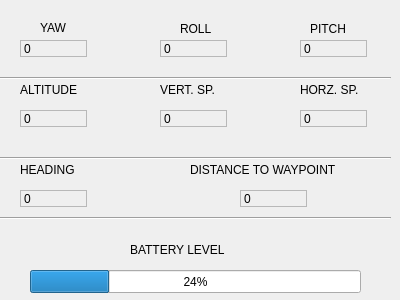
<?xml version="1.0" encoding="UTF-8"?>
<ui version="4.0">
 <class>widget</class>
 <widget class="QWidget" name="widget">
  <property name="geometry">
   <rect>
    <x>0</x>
    <y>0</y>
    <width>400</width>
    <height>300</height>
   </rect>
  </property>
  <property name="minimumSize">
   <size>
    <width>400</width>
    <height>300</height>
   </size>
  </property>
  <property name="windowTitle">
   <string>Form</string>
  </property>
  <widget class="QLabel" name="yawLabel">
   <property name="geometry">
    <rect>
     <x>40</x>
     <y>20</y>
     <width>41</width>
     <height>16</height>
    </rect>
   </property>
   <property name="text">
    <string>YAW</string>
   </property>
  </widget>
  <widget class="QLabel" name="rollLabel">
   <property name="geometry">
    <rect>
     <x>180</x>
     <y>20</y>
     <width>41</width>
     <height>17</height>
    </rect>
   </property>
   <property name="text">
    <string>ROLL</string>
   </property>
  </widget>
  <widget class="QLabel" name="pitchLabel">
   <property name="geometry">
    <rect>
     <x>310</x>
     <y>20</y>
     <width>51</width>
     <height>17</height>
    </rect>
   </property>
   <property name="text">
    <string>PITCH</string>
   </property>
  </widget>
  <widget class="QLabel" name="altitudeLabel">
   <property name="geometry">
    <rect>
     <x>20</x>
     <y>80</y>
     <width>71</width>
     <height>20</height>
    </rect>
   </property>
   <property name="text">
    <string>ALTITUDE</string>
   </property>
  </widget>
  <widget class="QLabel" name="horizontalSpaceLabel">
   <property name="geometry">
    <rect>
     <x>300</x>
     <y>80</y>
     <width>81</width>
     <height>20</height>
    </rect>
   </property>
   <property name="text">
    <string>HORZ. SP.</string>
   </property>
  </widget>
  <widget class="QLabel" name="verticalSpaceLabel">
   <property name="geometry">
    <rect>
     <x>160</x>
     <y>80</y>
     <width>81</width>
     <height>20</height>
    </rect>
   </property>
   <property name="text">
    <string>VERT. SP.</string>
   </property>
  </widget>
  <widget class="QLabel" name="headingLabel">
   <property name="geometry">
    <rect>
     <x>20</x>
     <y>160</y>
     <width>81</width>
     <height>20</height>
    </rect>
   </property>
   <property name="text">
    <string>HEADING</string>
   </property>
  </widget>
  <widget class="QLabel" name="distanceToWayPointLabel">
   <property name="geometry">
    <rect>
     <x>190</x>
     <y>160</y>
     <width>191</width>
     <height>20</height>
    </rect>
   </property>
   <property name="text">
    <string>DISTANCE TO WAYPOINT</string>
   </property>
  </widget>
  <widget class="QLabel" name="batteryLabel">
   <property name="geometry">
    <rect>
     <x>130</x>
     <y>240</y>
     <width>121</width>
     <height>20</height>
    </rect>
   </property>
   <property name="text">
    <string>BATTERY LEVEL</string>
   </property>
  </widget>
  <widget class="QProgressBar" name="batteryProgressBar">
   <property name="geometry">
    <rect>
     <x>30</x>
     <y>270</y>
     <width>331</width>
     <height>23</height>
    </rect>
   </property>
   <property name="value">
    <number>24</number>
   </property>
  </widget>
  <widget class="Line" name="line">
   <property name="geometry">
    <rect>
     <x>0</x>
     <y>70</y>
     <width>391</width>
     <height>16</height>
    </rect>
   </property>
   <property name="orientation">
    <enum>Qt::Horizontal</enum>
   </property>
  </widget>
  <widget class="Line" name="line_2">
   <property name="geometry">
    <rect>
     <x>0</x>
     <y>150</y>
     <width>391</width>
     <height>16</height>
    </rect>
   </property>
   <property name="orientation">
    <enum>Qt::Horizontal</enum>
   </property>
  </widget>
  <widget class="QLabel" name="yawDisplay">
   <property name="geometry">
    <rect>
     <x>20</x>
     <y>40</y>
     <width>67</width>
     <height>17</height>
    </rect>
   </property>
   <property name="frameShape">
    <enum>QFrame::StyledPanel</enum>
   </property>
   <property name="text">
    <string>0</string>
   </property>
  </widget>
  <widget class="QLabel" name="rollDisplay">
   <property name="geometry">
    <rect>
     <x>160</x>
     <y>40</y>
     <width>67</width>
     <height>17</height>
    </rect>
   </property>
   <property name="frameShape">
    <enum>QFrame::StyledPanel</enum>
   </property>
   <property name="text">
    <string>0</string>
   </property>
  </widget>
  <widget class="QLabel" name="pitchDisplay">
   <property name="geometry">
    <rect>
     <x>300</x>
     <y>40</y>
     <width>67</width>
     <height>17</height>
    </rect>
   </property>
   <property name="frameShape">
    <enum>QFrame::StyledPanel</enum>
   </property>
   <property name="text">
    <string>0</string>
   </property>
  </widget>
  <widget class="QLabel" name="altitudeDisplay">
   <property name="geometry">
    <rect>
     <x>20</x>
     <y>110</y>
     <width>67</width>
     <height>17</height>
    </rect>
   </property>
   <property name="frameShape">
    <enum>QFrame::StyledPanel</enum>
   </property>
   <property name="text">
    <string>0</string>
   </property>
  </widget>
  <widget class="QLabel" name="verticalSpaceDisplay">
   <property name="geometry">
    <rect>
     <x>160</x>
     <y>110</y>
     <width>67</width>
     <height>17</height>
    </rect>
   </property>
   <property name="frameShape">
    <enum>QFrame::StyledPanel</enum>
   </property>
   <property name="text">
    <string>0</string>
   </property>
  </widget>
  <widget class="QLabel" name="horizontalSpaceDisplay">
   <property name="geometry">
    <rect>
     <x>300</x>
     <y>110</y>
     <width>67</width>
     <height>17</height>
    </rect>
   </property>
   <property name="frameShape">
    <enum>QFrame::StyledPanel</enum>
   </property>
   <property name="text">
    <string>0</string>
   </property>
  </widget>
  <widget class="QLabel" name="headingLabel_2">
   <property name="geometry">
    <rect>
     <x>20</x>
     <y>190</y>
     <width>67</width>
     <height>17</height>
    </rect>
   </property>
   <property name="frameShape">
    <enum>QFrame::StyledPanel</enum>
   </property>
   <property name="text">
    <string>0</string>
   </property>
  </widget>
  <widget class="QLabel" name="waypointDisplay">
   <property name="geometry">
    <rect>
     <x>240</x>
     <y>190</y>
     <width>67</width>
     <height>17</height>
    </rect>
   </property>
   <property name="frameShape">
    <enum>QFrame::StyledPanel</enum>
   </property>
   <property name="text">
    <string>0</string>
   </property>
  </widget>
  <widget class="Line" name="line_3">
   <property name="geometry">
    <rect>
     <x>0</x>
     <y>210</y>
     <width>391</width>
     <height>16</height>
    </rect>
   </property>
   <property name="orientation">
    <enum>Qt::Horizontal</enum>
   </property>
  </widget>
 </widget>
 <resources/>
 <connections/>
</ui>
